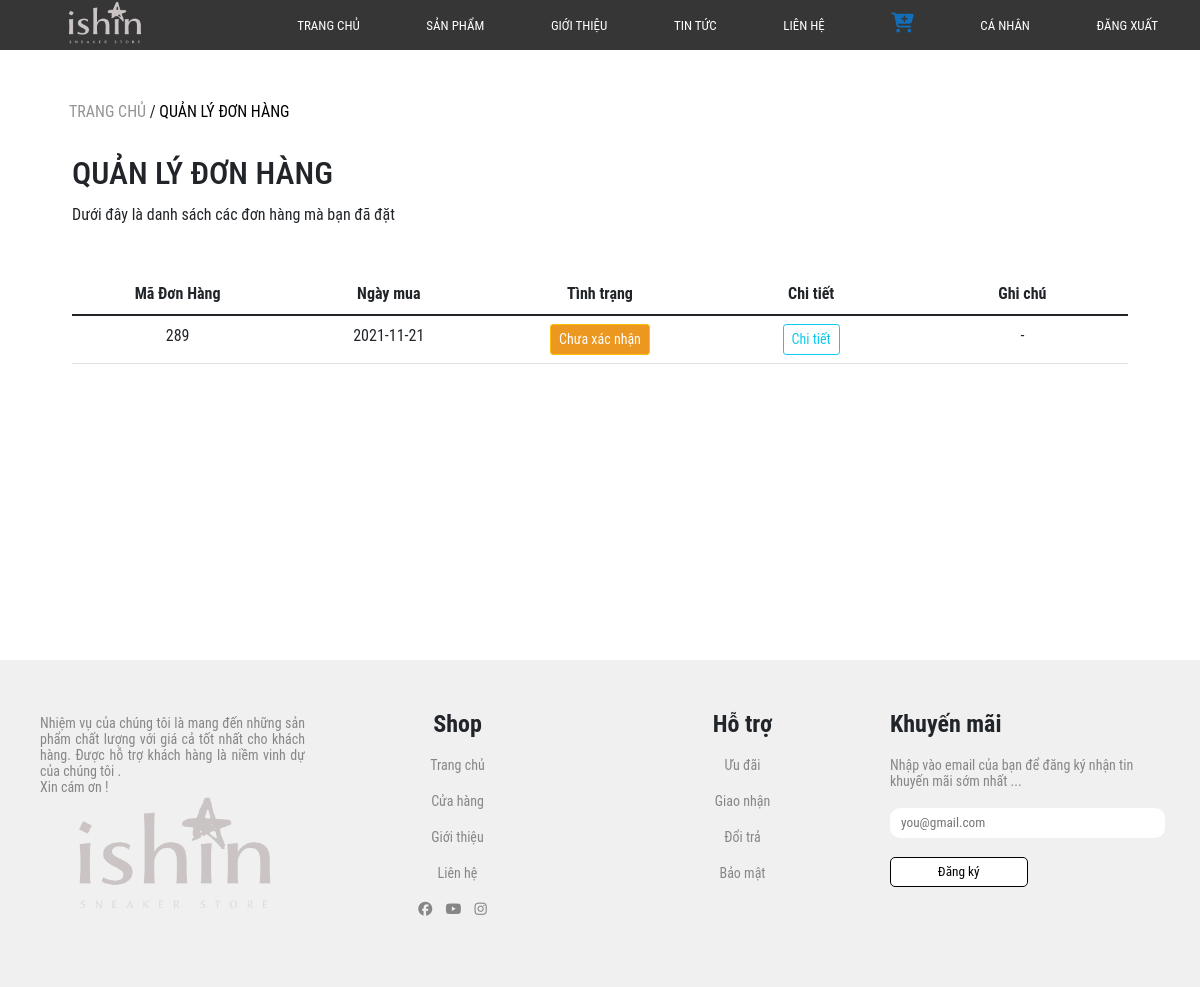
Screenshot of /shop/quan_ly_don.php?user=superIdol (signed in) with the database file from the repository.
### tables this page shows
CREATE TABLE `don_hang` (
  `ma_don` int(11) NOT NULL,
  `user` varchar(20) NOT NULL,
  `date` date NOT NULL,
  `tinh_trang` int(20) NOT NULL,
  `ho_va_ten` varchar(50) NOT NULL,
  `So_dien_thoai` varchar(50) NOT NULL,
  `email` varchar(50) NOT NULL,
  `Dia_chi` varchar(50) NOT NULL,
  `note` varchar(50) NOT NULL
);

### shop/quan_ly_don.php (the view, shortened to what this page needs)
<?php
    $sql=mysqli_connect("mysql.site4now.net","a7cc8e_dapoet1","123456aA@","db_a7cc8e_dapoet1");
    if(isset($_REQUEST['user'])){
        $user=$_REQUEST['user'];
    }
    $selectData = "SELECT * FROM don_hang";
    $row=$sql->query($selectData);
    $arr=array();
    while($res=$row->fetch_assoc()){
        array_push($arr,$res);
    }
    $arr_don_hang=array_filter($arr,"getDon");
    function getDon($don){
        return $don['user']==$GLOBALS['user'];
    }
    function getStatusId($i){
        if($i==1){
            return "status_1";
        }
    }
    function getStatusText($i){
        if($i==1){
            return "Chưa xác nhận";
        }
    }
?>
<!DOCTYPE html>
<html lang="en">
<head>
    <link href="https://cdn.jsdelivr.net/npm/bootstrap@5.1.3/dist/css/bootstrap.min.css" rel="stylesheet">
    <link rel="stylesheet" href="https://unpkg.com/swiper/swiper-bundle.min.css"/>
    <link rel="stylesheet" href="../css/quan_ly_don/style.css">
    <link rel="stylesheet" href="https://cdn.jsdelivr.net/npm/bootstrap-icons@1.6.0/font/bootstrap-icons.css">
</head>
<body>
    <?php require('top_menu.php') ?>
<section class="main container" style="margin-top:50px ;">
        <div class="display-filter container" style="margin-bottom: 30px;">
            <div class="link">
                <a href="trang_chu.php" style="color:rgb(150, 148, 148);">TRANG CHỦ</a>
                <span>/</span>
                <a href="" style="color: black;">QUẢN LÝ ĐƠN HÀNG</a>
            </div>
        </div>
        <div class="text">
            <h2>QUẢN LÝ ĐƠN HÀNG</h2>
            <p>Dưới đây là danh sách các đơn hàng mà bạn đã đặt</p>
        </div>
        <div class="manage-table">
            <table class="table table-hover">
                <thead class="thead-dark">
                   <tr>
                      <th style="width: 20%">Mã Đơn Hàng</th>
                      <th style="width: 20%">Ngày mua</th>
                      <th style="width: 20%">Tình trạng</th>
                      <th style="width: 20%">Chi tiết</th>
                      <th style="width: 20%">Ghi chú</th>
                   </tr>
                </thead>
                <tbody>
                <?php
                    foreach($arr_don_hang as $i => $don_hang){
                        $ma_don=$don_hang['ma_don'];
                        $date=$don_hang['date'];
                        $status=getStatusText($don_hang['tinh_trang']);
                        $statusId=getStatusId($don_hang['tinh_trang']);
                        echo " <tr>
                                    <td>$ma_don</td>
                                    <td>$date</td>
                                    <td><button type=\"button\" class=\"btn btn-warning btn-sm\" id=\"$statusId\">$status</button></td>
                                    <td><a href=\"chi_tiet_don_hang.php?ma_don=$ma_don&user=$user\" class=\"btn btn-outline-info btn-sm\" role=\"button\">Chi tiết</a></td>
                                    <td>-</td>
                                </tr>";
                    }
                ?>
                </tbody>
             </table>
        </div>
    </section>
    <?php require('footer.php') ?>
</body>
</html>

### css/quan_ly_don/style.css (style rules this page uses)
* { margin: 0; padding: 0; box-sizing: border-box; font-family: "Roboto Condensed", sans-serif; }
a { text-decoration: none; }
.text p { text-align: justify; line-height: 1.6; }
.display-filter { margin: 15px; }
.text { margin-top: 30px; margin-left: 30px; }
.text h2 { margin: 10px 0; }
.manage-table { padding: 30px; padding-bottom: 200px; }
.table { text-align: center; }
#status_1 { background-color: #EC971F; color: #fff; }

### rows the page displays
don_hang: ma_don "289", date "2021-11-21", tinh_trang "Chưa xác nhận"
